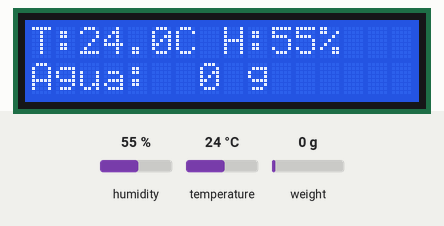
A sketch run on a simulated Arduino Uno, built with avr-gcc and run on an emulated ATmega328P. Shown: 16×2 character LCD. Inputs (shaded band) come from the test bench; at power-on: humidity 55 %, weight on the scale 0 g, temperature 24 °C. What the sketch prints to the serial monitor is not drawn.

Above: at 6.2 s.
6.3 s: humidity set to 22 %
At 9.3 s:
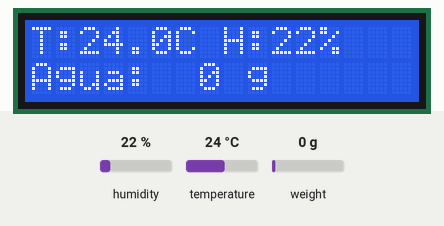
10.1 s: weight on the scale set to 100 g
At 11.2 s:
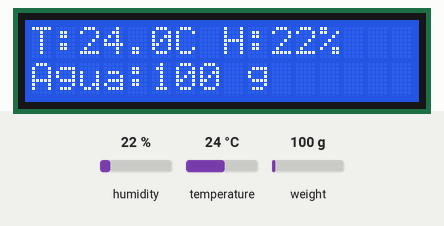
12.1 s: temperature set to 12 °C
At 15.1 s:
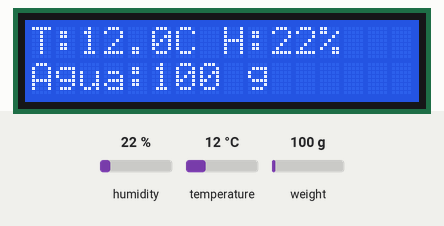
16.1 s: weight on the scale set to 1250 g
At 17.0 s:
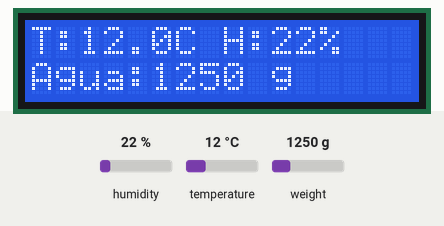
18.1 s: humidity set to 40 %
At 21.8 s:
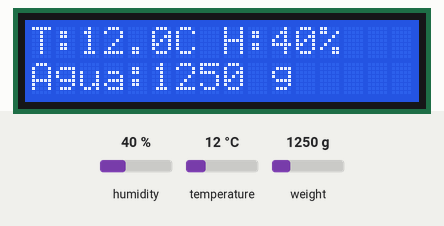
22.1 s: weight on the scale set to 2500 g
At 24.0 s:
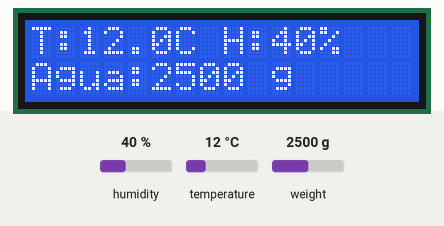
Timing chart, 0 to 25.1 s (numbered marks = the images above; inputs shaded):
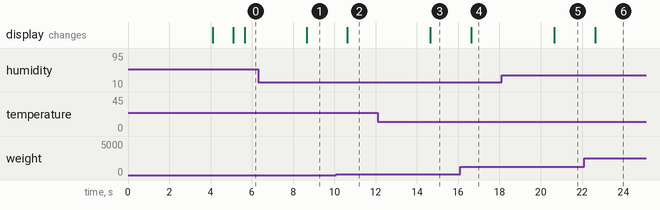

Measured:
- after the input at 6.3 s, the display: changes after 2.4 s (image 1)
- after the input at 10.1 s, the display: changes after 0.53 s (image 2)
- after the input at 12.1 s, the display: changes after 2.6 s (image 3)
- after the input at 16.1 s, the display: changes after 0.53 s (image 4)
- after the input at 18.1 s, the display: changes after 2.6 s (image 5)
- after the input at 22.1 s, the display: changes after 0.53 s (image 6)

The sketch:

estacion_ambiental_v5__1__copy_20260927185853.ino
```cpp
/*
  ESTACIÓN v5: Temperatura + Humedad + Agua en GRAMOS (por peso)
  Pantalla LCD 16x2 con módulo I2C

  CONEXIONES:
    DHT11      -> DATA en pin 7, VCC en 5V, GND en GND
    HX711      -> DT en pin 4, SCK en pin 5, VCC en 5V, GND en GND
    Celda      -> rojo E+, negro E-, blanco A-, verde A+ (en el HX711)
    LCD I2C    -> SDA en A4, SCL en A5, VCC en 5V, GND en GND

  LIBRERÍAS (Administrar bibliotecas):
    - DHT sensor library (Adafruit) + Adafruit Unified Sensor
    - LiquidCrystal I2C (Frank de Brabander)
    - HX711 Arduino Library (Bogdan Necula)

  AL ENCENDER: deja el vaso VACÍO sobre la balanza y no lo toques
  durante 3 segundos. Ahí se pone en cero (tara).

  PANTALLA:
    Línea 1: T:22.5C H:65%
    Línea 2: Agua: 325 g

    1 gramo de agua = 1 mL = 0,001 L
*/

#include <Wire.h>
#include <LiquidCrystal_I2C.h>
#include <DHT.h>
#include "HX711.h"

// ---------- Pines ----------
#define PIN_DHT    7
#define TIPO_DHT   DHT11
#define PIN_HX_DT  4
#define PIN_HX_SCK 5

// ---------- Calibración de la balanza ----------
// Si con 200 g (200 mL) de agua marca 260, el nuevo factor es 420 * (260 / 200)
float FACTOR_CALIBRACION = 420.0;

// Si la pantalla no muestra nada, cambia 0x27 por 0x3F
LiquidCrystal_I2C lcd(0x27, 16, 2);
DHT dht(PIN_DHT, TIPO_DHT);
HX711 balanza;

// ---------- Variables ----------
float gramos       = 0;   // lo que mide la celda
float temperatura  = 0;
float humedad      = 0;

float gramosHaceUnMinuto = 0;
float gramosEnEsteminuto = 0;
unsigned int minutos     = 0;

unsigned long ultimaLectura = 0;
unsigned long ultimoMinuto  = 0;
const unsigned long UN_SEGUNDO = 1000;
const unsigned long UN_MINUTO  = 60000;

void setup() {
  Serial.begin(9600);
  dht.begin();

  lcd.init();
  lcd.backlight();
  lcd.setCursor(0, 0);
  lcd.print("Vaso vacio...");
  lcd.setCursor(0, 1);
  lcd.print("no tocar");

  balanza.begin(PIN_HX_DT, PIN_HX_SCK);
  delay(3000);
  balanza.set_scale(FACTOR_CALIBRACION);
  balanza.tare();                       // cero con el vaso vacío

  lcd.clear();
  lcd.setCursor(0, 0);
  lcd.print("Listo!");
  delay(1000);
  lcd.clear();

  ultimoMinuto = millis();
  Serial.println("minuto,temp_C,hum_%,agua_total_mL,mL_por_minuto");
}

void loop() {
  unsigned long ahora = millis();

  // ---------- Cada segundo: leer y mostrar ----------
  if (ahora - ultimaLectura >= UN_SEGUNDO) {
    ultimaLectura = ahora;

    // Peso en gramos
    if (balanza.is_ready()) {
      float g = balanza.get_units(5);   // promedio de 5 lecturas
      if (g < 0) g = 0;
      gramos = g;
    }

    // Temperatura y humedad
    float h = dht.readHumidity();
    float t = dht.readTemperature();
    if (!isnan(h) && !isnan(t)) {
      humedad = h;
      temperatura = t;
    }

    // Pantalla: TEMPERATURA Y HUMEDAD en línea 1
    lcd.setCursor(0, 0);
    lcd.print("T:");
    lcd.print(temperatura, 1);
    lcd.print("C H:");
    lcd.print(humedad, 0);
    lcd.print("%   ");

    // Pantalla: AGUA EN GRAMOS en línea 2
    lcd.setCursor(0, 1);
    lcd.print("Agua:");
    if (gramos < 10) {
      lcd.print("  ");  // 2 espacios si es de 1 dígito (0-9)
    } else if (gramos < 100) {
      lcd.print(" ");   // 1 espacio si es de 2 dígitos (10-99)
    }
    lcd.print((int)gramos);    // imprime solo la parte entera (sin decimales)
    lcd.print(" g    ");       // "g" de gramos
  }

  // ---------- Cada minuto: enviar al PC (para el Excel) ----------
  if (ahora - ultimoMinuto >= UN_MINUTO) {
    ultimoMinuto = ahora;
    minutos++;

    gramosEnEsteminuto = gramos - gramosHaceUnMinuto;
    if (gramosEnEsteminuto < 0) gramosEnEsteminuto = 0;
    gramosHaceUnMinuto = gramos;

    Serial.print(minutos);
    Serial.print(",");
    Serial.print(temperatura, 1);
    Serial.print(",");
    Serial.print(humedad, 0);
    Serial.print(",");
    Serial.print(gramos, 1);              // total en mL (= gramos)
    Serial.print(",");
    Serial.println(gramosEnEsteminuto, 1);  // gramos que entraron este minuto
  }
}
```
